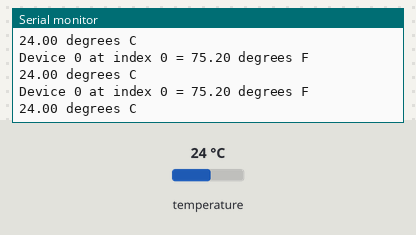
The sketch below on a simulated Arduino Uno, built with avr-gcc and run on an emulated ATmega328P. On the bench: the last lines printed to the serial monitor. The test bench sets the inputs (shaded band); at power-on: temperature 24 °C.

Above: at 10.2 s.
10.3 s: temperature set to 41 °C
At 10.34 s:
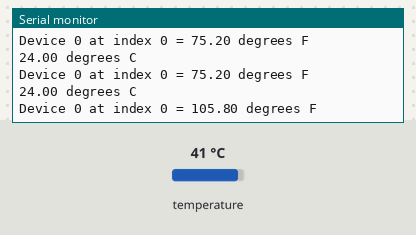
13.3 s: temperature set to 12 °C
At 13.35 s:
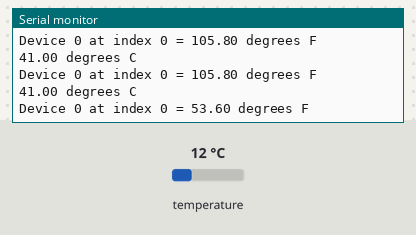
14.8 s: temperature set to 41 °C
At 14.8 s:
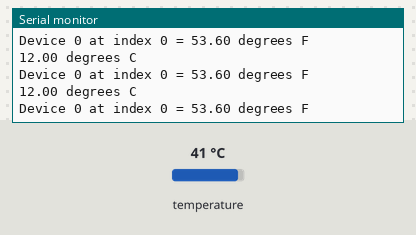
17.8 s: temperature set to 19 °C
At 17.8 s:
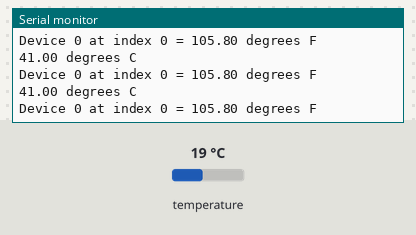
Timing chart, 0 to 20.8 s (numbered marks = the images above; inputs shaded):
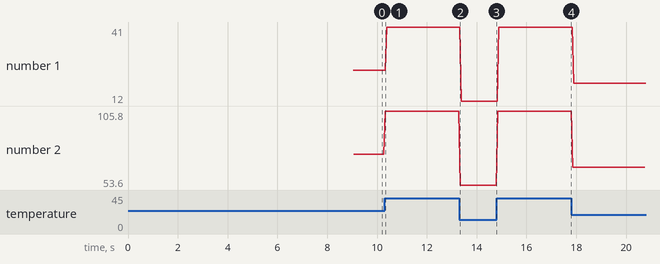

The sketch:

Temp_msrch_22_21_20.ino
```cpp
#include <OneWire.h>
#include <DallasTemperature.h>

#define ONEWIRE_BUS 7

OneWire Wire(ONEWIRE_BUS);

DallasTemperature sensors(&Wire);

void setup() {
  // put your setup code here, to run once:

  delay(3000);

  Serial.begin(9600);
  delay(3000);

  Serial.println("DS18B20 Temp Sensor with OneWire and Dallas Temperature libraries");
  Serial.println("Starting sensor(s)...");

  sensors.begin();
  delay(3000);

}

void loop() {
  // put your main code here, to run repeatedly:

  Serial.println("");

  Serial.print(sensors.getTempCByIndex(0));
  Serial.println(" degrees C");
  Serial.print("Device 0 at index 0 = ");
  Serial.print(sensors.getTempFByIndex(0));
  Serial.println(" degrees F");

}
```

Measured:
- after the input at 10.3 s, the serial monitor: prints a new line at once (image 1)
- after the input at 13.3 s, the serial monitor: prints a new line at once (image 2)
- plotted number 1: 24 → 41 after the input at 10.3 s, 41 → 12 after the input at 13.3 s, 41 → 19 after the input at 17.8 s
- plotted number 2: 75.2 → 105.8 after the input at 10.3 s, 105.8 → 53.6 after the input at 13.3 s, 105.8 → 66.2 after the input at 17.8 s
